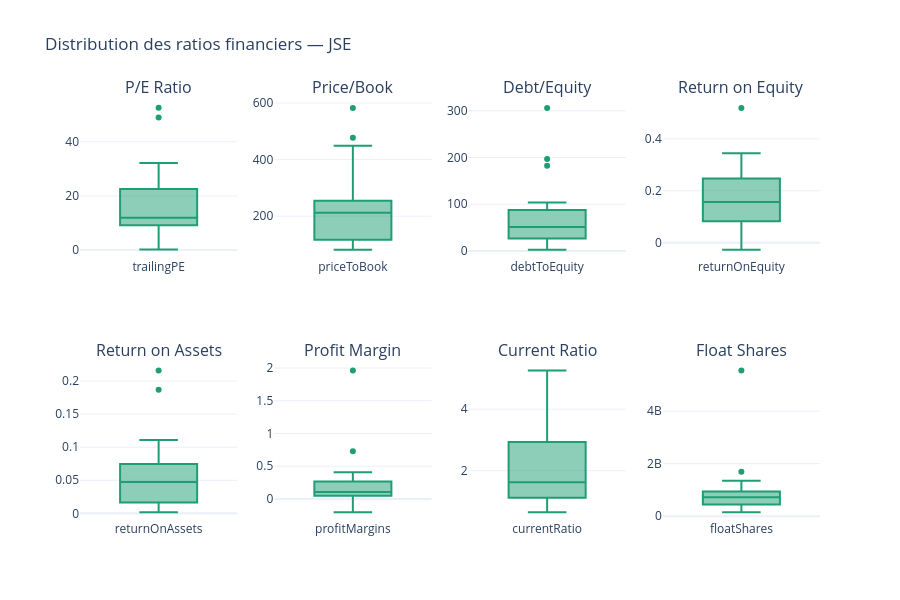

Notebook code cell kept with this figure:
### Code cell
# On visualise la distribution de chaque ratio financier
fig = make_subplots(
    rows=2, cols=4,
    subplot_titles=[
        "P/E Ratio", "Price/Book", "Debt/Equity",
        "Return on Equity", "Return on Assets",
        "Profit Margin", "Current Ratio", "Float Shares"
    ]
)

cols_to_plot = [
    "trailingPE", "priceToBook", "debtToEquity",
    "returnOnEquity", "returnOnAssets",
    "profitMargins", "currentRatio", "floatShares"
]

positions = [
    (1,1), (1,2), (1,3), (1,4),
    (2,1), (2,2), (2,3), (2,4)
]

for col, (row, col_pos) in zip(cols_to_plot, positions):
    fig.add_trace(
        go.Box(
            y=fundamentals[col],
            name=col,
            showlegend=False,
            marker_color="#1D9E75"
        ),
        row=row, col=col_pos
    )

fig.update_layout(
    title="Distribution des ratios financiers — JSE",
    template="plotly_white",
    height=600, width=900
)

fig.show()

### Figure 1 — Plotly figure (JSON) as saved in the notebook; plotly's stock layout.template omitted (floating-point values rounded to 4 significant figures)
{"data": [{"marker": {"color": "#1D9E75"}, "name": "trailingPE", "showlegend": false, "type": "box", "xaxis": "x", "y": [8.685, 9.239, NaN, 52.49, 11.41, 18.0, 28.32, 12.18, 11.37, 9.143, 16.71, 0.1776, 9.67, 27.18, NaN, 15.39, 7.788, 11.71, 48.94, 15.71, 8.654, 32.15], "yaxis": "y"}, {"marker": {"color": "#1D9E75"}, "name": "priceToBook", "showlegend": false, "type": "box", "xaxis": "x2", "y": [191.8, 214.9, 254.5, 81.85, 476.9, 582.8, 239.3, 210.0, 178.9, 116.6, 110.1, 229.6, 185.5, 448.6, 139.7, 237.1, 89.81, 316.9, 254.3, 321.4, 89.23, 89.47], "yaxis": "y2"}, {"marker": {"color": "#1D9E75"}, "name": "debtToEquity", "showlegend": false, "type": "box", "xaxis": "x3", "y": [32.64, 32.15, 65.51, 70.47, 37.14, 23.0, 2.952, NaN, NaN, NaN, NaN, 26.91, 18.02, 196.8, 182.3, 306.2, 103.7, 61.77, 87.54, 77.55, 41.41, 3.897], "yaxis": "y3"}, {"marker": {"color": "#1D9E75"}, "name": "returnOnEquity", "showlegend": false, "type": "box", "xaxis": "x4", "y": [0.2576, 0.2602, -0.02674, 0.02474, 0.5193, 0.3445, 0.0828, 0.1985, 0.1873, 0.1367, 0.07438, 0.1568, 0.1688, 0.1571, -0.02186, 0.1045, 0.1186, 0.2855, 0.1783, 0.2473, 0.1159, 0.02622], "yaxis": "y4"}, {"marker": {"color": "#1D9E75"}, "name": "returnOnAssets", "showlegend": false, "type": "box", "xaxis": "x5", "y": [0.00187, 0.00239, 0.04109, 0.05726, 0.2162, 0.1869, 0.0587, 0.01812, 0.01645, 0.01189, 0.00632, 0.03266, 0.06606, 0.07452, 0.02658, 0.03168, 0.06595, 0.111, 0.09556, 0.09538, 0.05372, 0.01372], "yaxis": "y5"}, {"marker": {"color": "#1D9E75"}, "name": "profitMargins", "showlegend": false, "type": "box", "xaxis": "x6", "y": [0.7274, 1.964, -0.2017, 0.00966, 0.4076, 0.2665, 0.07898, 0.3278, 0.2838, 0.2174, 0.1301, 0.1188, 0.06512, 0.02111, -0.00326, -0.03673, 0.04769, 0.09003, 0.08936, 0.1177, 0.179, 0.06413], "yaxis": "y6"}, {"marker": {"color": "#1D9E75"}, "name": "currentRatio", "showlegend": false, "type": "box", "xaxis": "x7", "y": [3.715, 3.661, 2.648, 1.657, 1.793, 2.869, 2.93, NaN, NaN, NaN, NaN, 5.261, 0.652, 1.163, 1.05, 0.987, 1.596, 1.282, 0.941, 1.119, 1.117, 3.798], "yaxis": "y7"}, {"marker": {"color": "#1D9E75"}, "name": "floatShares", "showlegend": false, "type": "box", "xaxis": "x8", "y": [782814463, 1282458468, 940616409, 578336579, 894245576, 504156275, 743559719, 5554984643, 1296232488, 828000026, 434996311, 554962260, 1693660056, 799886256, 704363113, 156610463, 305663824, 236754176, 1355391423, 447798900, 236136610, 498493570], "yaxis": "y8"}], "layout": {"annotations": [{"font": {"size": 16}, "showarrow": false, "text": "P/E Ratio", "x": 0.1062, "xanchor": "center", "xref": "paper", "y": 1, "yanchor": "bottom", "yref": "paper"}, {"font": {"size": 16}, "showarrow": false, "text": "Price/Book", "x": 0.3688, "xanchor": "center", "xref": "paper", "y": 1, "yanchor": "bottom", "yref": "paper"}, {"font": {"size": 16}, "showarrow": false, "text": "Debt/Equity", "x": 0.6313, "xanchor": "center", "xref": "paper", "y": 1, "yanchor": "bottom", "yref": "paper"}, {"font": {"size": 16}, "showarrow": false, "text": "Return on Equity", "x": 0.8938, "xanchor": "center", "xref": "paper", "y": 1, "yanchor": "bottom", "yref": "paper"}, {"font": {"size": 16}, "showarrow": false, "text": "Return on Assets", "x": 0.1062, "xanchor": "center", "xref": "paper", "y": 0.375, "yanchor": "bottom", "yref": "paper"}, {"font": {"size": 16}, "showarrow": false, "text": "Profit Margin", "x": 0.3688, "xanchor": "center", "xref": "paper", "y": 0.375, "yanchor": "bottom", "yref": "paper"}, {"font": {"size": 16}, "showarrow": false, "text": "Current Ratio", "x": 0.6313, "xanchor": "center", "xref": "paper", "y": 0.375, "yanchor": "bottom", "yref": "paper"}, {"font": {"size": 16}, "showarrow": false, "text": "Float Shares", "x": 0.8938, "xanchor": "center", "xref": "paper", "y": 0.375, "yanchor": "bottom", "yref": "paper"}], "height": 600, "title": {"text": "Distribution des ratios financiers — JSE"}, "width": 900, "xaxis": {"anchor": "y", "domain": [0, 0.2125]}, "xaxis2": {"anchor": "y2", "domain": [0.2625, 0.475]}, "xaxis3": {"anchor": "y3", "domain": [0.525, 0.7375]}, "xaxis4": {"anchor": "y4", "domain": [0.7875, 1]}, "xaxis5": {"anchor": "y5", "domain": [0, 0.2125]}, "xaxis6": {"anchor": "y6", "domain": [0.2625, 0.475]}, "xaxis7": {"anchor": "y7", "domain": [0.525, 0.7375]}, "xaxis8": {"anchor": "y8", "domain": [0.7875, 1]}, "yaxis": {"anchor": "x", "domain": [0.625, 1]}, "yaxis2": {"anchor": "x2", "domain": [0.625, 1]}, "yaxis3": {"anchor": "x3", "domain": [0.625, 1]}, "yaxis4": {"anchor": "x4", "domain": [0.625, 1]}, "yaxis5": {"anchor": "x5", "domain": [0, 0.375]}, "yaxis6": {"anchor": "x6", "domain": [0, 0.375]}, "yaxis7": {"anchor": "x7", "domain": [0, 0.375]}, "yaxis8": {"anchor": "x8", "domain": [0, 0.375]}}}
